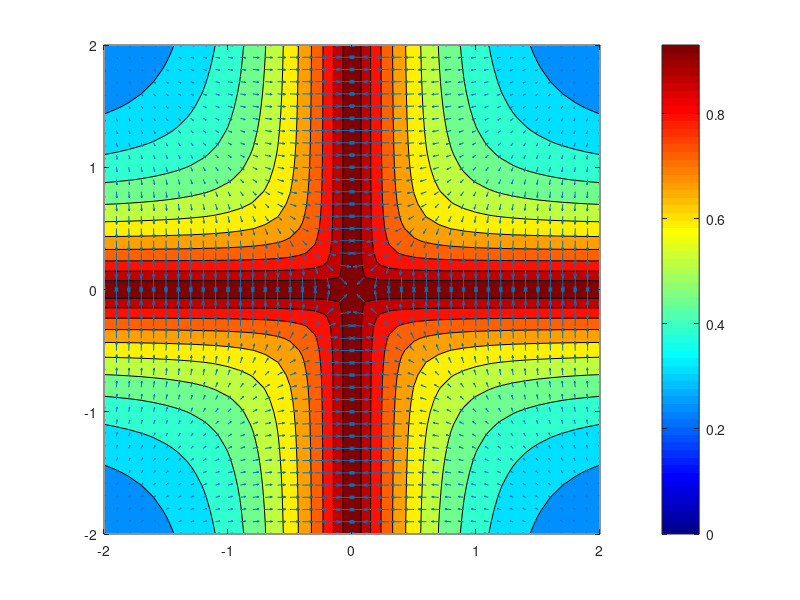

Here is the MATLAB script that generated this plot:
x = -2:0.1:2 ;
y = -2:0.1:2 ;

[xx,yy]=meshgrid(x,y);
zz=exp(-abs(xx).*abs(yy)./sqrt(xx.^2+yy.^2));
[fx,fy]=gradient(zz);

contourf(xx,yy,zz)
colormap('jet')
colorbar
hold on
quiver(xx,yy,fx,fy)
hold off 